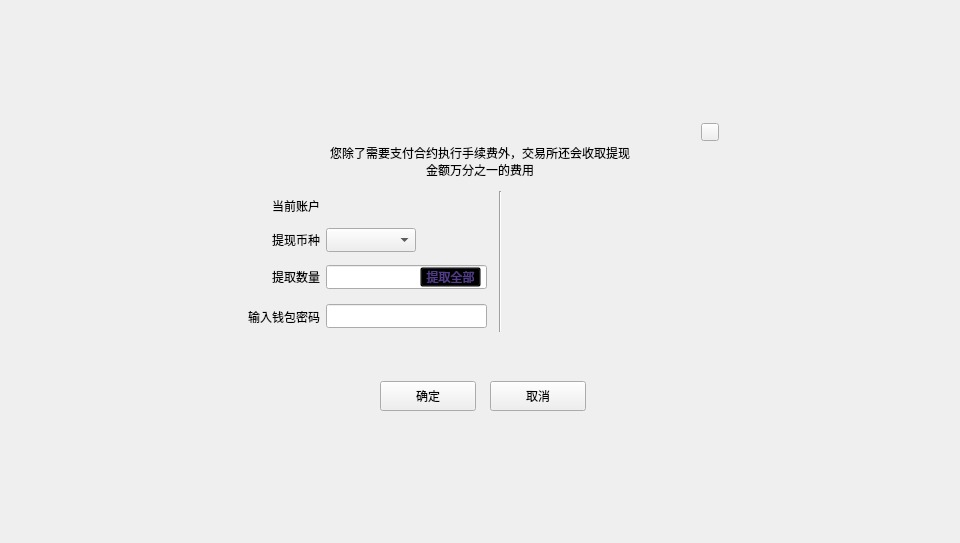
<?xml version="1.0" encoding="UTF-8"?>
<ui version="4.0">
 <class>WithdrawExchangeContractDialog</class>
 <widget class="QDialog" name="WithdrawExchangeContractDialog">
  <property name="geometry">
   <rect>
    <x>0</x>
    <y>0</y>
    <width>960</width>
    <height>543</height>
   </rect>
  </property>
  <property name="windowTitle">
   <string>Dialog</string>
  </property>
  <widget class="QWidget" name="widget" native="true">
   <property name="geometry">
    <rect>
     <x>0</x>
     <y>0</y>
     <width>960</width>
     <height>543</height>
    </rect>
   </property>
   <property name="font">
    <font>
     <family>微软雅黑</family>
    </font>
   </property>
   <widget class="QWidget" name="containerWidget" native="true">
    <property name="geometry">
     <rect>
      <x>230</x>
      <y>111</y>
      <width>500</width>
      <height>320</height>
     </rect>
    </property>
    <widget class="QToolButton" name="cancelBtn">
     <property name="geometry">
      <rect>
       <x>260</x>
       <y>270</y>
       <width>96</width>
       <height>30</height>
      </rect>
     </property>
     <property name="cursor">
      <cursorShape>PointingHandCursor</cursorShape>
     </property>
     <property name="styleSheet">
      <string notr="true"/>
     </property>
     <property name="text">
      <string>取消</string>
     </property>
    </widget>
    <widget class="QToolButton" name="okBtn">
     <property name="geometry">
      <rect>
       <x>150</x>
       <y>270</y>
       <width>96</width>
       <height>30</height>
      </rect>
     </property>
     <property name="cursor">
      <cursorShape>PointingHandCursor</cursorShape>
     </property>
     <property name="styleSheet">
      <string notr="true"/>
     </property>
     <property name="text">
      <string>确定</string>
     </property>
    </widget>
    <widget class="QLabel" name="label">
     <property name="geometry">
      <rect>
       <x>0</x>
       <y>148</y>
       <width>90</width>
       <height>36</height>
      </rect>
     </property>
     <property name="text">
      <string>提取数量</string>
     </property>
     <property name="alignment">
      <set>Qt::AlignRight|Qt::AlignTrailing|Qt::AlignVCenter</set>
     </property>
     <property name="wordWrap">
      <bool>true</bool>
     </property>
    </widget>
    <widget class="QLineEdit" name="amountLineEdit">
     <property name="geometry">
      <rect>
       <x>96</x>
       <y>154</y>
       <width>161</width>
       <height>24</height>
      </rect>
     </property>
    </widget>
    <widget class="QToolButton" name="withdrawAllBtn">
     <property name="geometry">
      <rect>
       <x>190</x>
       <y>156</y>
       <width>61</width>
       <height>20</height>
      </rect>
     </property>
     <property name="cursor">
      <cursorShape>PointingHandCursor</cursorShape>
     </property>
     <property name="styleSheet">
      <string notr="true">background:transparent;
color: rgb(83,61,138);
font: 11px &quot;微软雅黑&quot;;</string>
     </property>
     <property name="text">
      <string>提取全部</string>
     </property>
    </widget>
    <widget class="QLabel" name="label_2">
     <property name="geometry">
      <rect>
       <x>0</x>
       <y>188</y>
       <width>90</width>
       <height>36</height>
      </rect>
     </property>
     <property name="text">
      <string>输入钱包密码</string>
     </property>
     <property name="alignment">
      <set>Qt::AlignRight|Qt::AlignTrailing|Qt::AlignVCenter</set>
     </property>
     <property name="wordWrap">
      <bool>true</bool>
     </property>
    </widget>
    <widget class="QLineEdit" name="pwdLineEdit">
     <property name="geometry">
      <rect>
       <x>96</x>
       <y>193</y>
       <width>161</width>
       <height>24</height>
      </rect>
     </property>
     <property name="echoMode">
      <enum>QLineEdit::Password</enum>
     </property>
    </widget>
    <widget class="QLabel" name="label_4">
     <property name="geometry">
      <rect>
       <x>0</x>
       <y>77</y>
       <width>90</width>
       <height>36</height>
      </rect>
     </property>
     <property name="text">
      <string>当前账户</string>
     </property>
     <property name="alignment">
      <set>Qt::AlignRight|Qt::AlignTrailing|Qt::AlignVCenter</set>
     </property>
     <property name="wordWrap">
      <bool>true</bool>
     </property>
    </widget>
    <widget class="QLabel" name="label_5">
     <property name="geometry">
      <rect>
       <x>0</x>
       <y>111</y>
       <width>90</width>
       <height>36</height>
      </rect>
     </property>
     <property name="text">
      <string>提现币种</string>
     </property>
     <property name="alignment">
      <set>Qt::AlignRight|Qt::AlignTrailing|Qt::AlignVCenter</set>
     </property>
     <property name="wordWrap">
      <bool>true</bool>
     </property>
    </widget>
    <widget class="QComboBox" name="assetComboBox">
     <property name="geometry">
      <rect>
       <x>96</x>
       <y>117</y>
       <width>90</width>
       <height>24</height>
      </rect>
     </property>
     <property name="font">
      <font>
       <family>微软雅黑</family>
       <weight>50</weight>
       <bold>false</bold>
      </font>
     </property>
     <property name="focusPolicy">
      <enum>Qt::NoFocus</enum>
     </property>
     <property name="styleSheet">
      <string notr="true"/>
     </property>
    </widget>
    <widget class="QLabel" name="accountNameLabel">
     <property name="geometry">
      <rect>
       <x>96</x>
       <y>83</y>
       <width>120</width>
       <height>24</height>
      </rect>
     </property>
     <property name="text">
      <string/>
     </property>
    </widget>
    <widget class="QLabel" name="tipLabel">
     <property name="geometry">
      <rect>
       <x>98</x>
       <y>230</y>
       <width>161</width>
       <height>20</height>
      </rect>
     </property>
     <property name="text">
      <string/>
     </property>
    </widget>
    <widget class="QToolButton" name="closeBtn">
     <property name="geometry">
      <rect>
       <x>471</x>
       <y>12</y>
       <width>18</width>
       <height>18</height>
      </rect>
     </property>
     <property name="cursor">
      <cursorShape>PointingHandCursor</cursorShape>
     </property>
     <property name="focusPolicy">
      <enum>Qt::NoFocus</enum>
     </property>
     <property name="styleSheet">
      <string notr="true"/>
     </property>
     <property name="text">
      <string/>
     </property>
    </widget>
    <widget class="QStackedWidget" name="stackedWidget">
     <property name="geometry">
      <rect>
       <x>286</x>
       <y>80</y>
       <width>181</width>
       <height>145</height>
      </rect>
     </property>
    </widget>
    <widget class="Line" name="line">
     <property name="geometry">
      <rect>
       <x>260</x>
       <y>80</y>
       <width>20</width>
       <height>141</height>
      </rect>
     </property>
     <property name="orientation">
      <enum>Qt::Vertical</enum>
     </property>
    </widget>
    <widget class="QLabel" name="exchangeTipLabel">
     <property name="geometry">
      <rect>
       <x>100</x>
       <y>30</y>
       <width>300</width>
       <height>40</height>
      </rect>
     </property>
     <property name="styleSheet">
      <string notr="true">font: 11px &quot;微软雅黑&quot;;</string>
     </property>
     <property name="text">
      <string>您除了需要支付合约执行手续费外，交易所还会收取提现金额万分之一的费用</string>
     </property>
     <property name="alignment">
      <set>Qt::AlignCenter</set>
     </property>
     <property name="wordWrap">
      <bool>true</bool>
     </property>
    </widget>
   </widget>
  </widget>
 </widget>
 <resources/>
 <connections/>
</ui>
